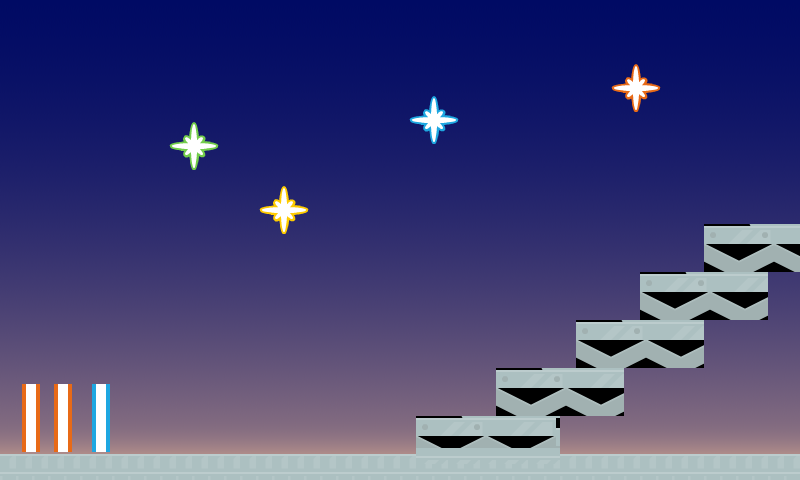

Tiled map render using the project's own tile images. Description and the map definition, with tile-layer contents summarised, below:
An orthogonal 50x30 tile map with 16x16 px tiles, 3 tile layers (Tile Layer 1, Tile Layer 2, Tile Layer 4), 2 tilesets and 53 objects (35x fixture, 18x object).

<map version="1.0" orientation="orthogonal" renderorder="right-down" width="50" height="30" tilewidth="16" tileheight="16" nextobjectid="60">
 <tileset firstgid="1" name="ice" tilewidth="16" tileheight="16">
  <image source="../assets/ice.png" width="640" height="480" />
 </tileset>
 <tileset firstgid="1201" name="sheet24" tilewidth="16" tileheight="16">
  <image source="../assets/sheet24.png" width="980" height="490" />
 </tileset>
 <layer name="Tile Layer 1" width="50" height="30">
  <data>[1500 cells, 1500 non-empty, 56 distinct tile ids]</data>
 </layer>
 <layer name="Tile Layer 2" width="50" height="30">
  <data>[1500 cells, 144 non-empty, 48 distinct tile ids]</data>
 </layer>
 <layer name="Tile Layer 4" width="50" height="30">
  <data>[1500 cells, 42 non-empty, 32 distinct tile ids]</data>
 </layer>
 <objectgroup name="Object Layer 1">
  <object id="1" name="ptiche1" type="object" x="650" y="250.333" width="36" height="23.3333">
   <properties>
    <property name="isSensor" value="true" />
    <property name="userData" value="qice" />
   </properties>
  </object>
  <object id="2" name="egg1point1" type="fixture" x="697.5" y="125.5" width="11" height="11">
   <properties>
    <property name="body" value="ptiche1" />
    <property name="isSensor" value="true" />
    <property name="userData" value="egg1point1" />
   </properties>
   <ellipse />
  </object>
  <object id="3" name="egg1point1" type="fixture" x="685.5" y="229.5" width="11" height="11">
   <properties>
    <property name="body" value="ptiche1" />
    <property name="isSensor" value="true" />
    <property name="userData" value="egg1point1" />
   </properties>
   <ellipse />
  </object>
  <object id="4" name="egg1point1" type="fixture" x="635.5" y="233.5" width="11" height="11">
   <properties>
    <property name="body" value="ptiche1" />
    <property name="isSensor" value="true" />
    <property name="userData" value="egg1point1" />
   </properties>
   <ellipse />
  </object>
  <object id="5" name="egg1point1" type="fixture" x="575.5" y="134.5" width="11" height="11">
   <properties>
    <property name="body" value="ptiche1" />
    <property name="isSensor" value="true" />
    <property name="userData" value="egg1point1" />
   </properties>
   <ellipse />
  </object>
  <object id="6" name="egg1point1" type="fixture" x="448.5" y="43.5" width="11" height="11">
   <properties>
    <property name="body" value="ptiche1" />
    <property name="isSensor" value="true" />
    <property name="userData" value="egg1point1" />
   </properties>
   <ellipse />
  </object>
  <object id="7" name="egg1point1" type="fixture" x="704.5" y="52.5" width="11" height="11">
   <properties>
    <property name="body" value="ptiche1" />
    <property name="isSensor" value="true" />
    <property name="userData" value="egg1point1" />
   </properties>
   <ellipse />
  </object>
  <object id="8" name="ptiche2" type="object" x="590" y="298.333" width="36" height="23.3333">
   <properties>
    <property name="isSensor" value="true" />
    <property name="userData" value="qice" />
   </properties>
  </object>
  <object id="9" name="egg1point1" type="fixture" x="644.5" y="133.5" width="11" height="11">
   <properties>
    <property name="body" value="ptiche2" />
    <property name="isSensor" value="true" />
    <property name="userData" value="egg1point1" />
   </properties>
   <ellipse />
  </object>
  <object id="10" name="egg1point1" type="fixture" x="621.5" y="278.5" width="11" height="11">
   <properties>
    <property name="body" value="ptiche2" />
    <property name="isSensor" value="true" />
    <property name="userData" value="egg1point1" />
   </properties>
   <ellipse />
  </object>
  <object id="11" name="egg1point1" type="fixture" x="570.5" y="279.5" width="11" height="11">
   <properties>
    <property name="body" value="ptiche2" />
    <property name="isSensor" value="true" />
    <property name="userData" value="egg1point1" />
   </properties>
   <ellipse />
  </object>
  <object id="12" name="egg1point1" type="fixture" x="495.5" y="117.5" width="11" height="11">
   <properties>
    <property name="body" value="ptiche2" />
    <property name="isSensor" value="true" />
    <property name="userData" value="egg1point1" />
   </properties>
   <ellipse />
  </object>
  <object id="13" name="egg1point1" type="fixture" x="399.5" y="62.5" width="11" height="11">
   <properties>
    <property name="body" value="ptiche2" />
    <property name="isSensor" value="true" />
    <property name="userData" value="egg1point1" />
   </properties>
   <ellipse />
  </object>
  <object id="14" name="egg1point1" type="fixture" x="679.5" y="42.5" width="11" height="11">
   <properties>
    <property name="body" value="ptiche2" />
    <property name="isSensor" value="true" />
    <property name="userData" value="egg1point1" />
   </properties>
   <ellipse />
  </object>
  <object id="15" name="ptiche3" type="object" x="511" y="347.333" width="36" height="23.3333">
   <properties>
    <property name="isSensor" value="true" />
    <property name="userData" value="qice" />
   </properties>
  </object>
  <object id="16" name="egg1point1" type="fixture" x="580.5" y="187.5" width="11" height="11">
   <properties>
    <property name="body" value="ptiche3" />
    <property name="isSensor" value="true" />
    <property name="userData" value="egg1point1" />
   </properties>
   <ellipse />
  </object>
  <object id="17" name="egg1point1" type="fixture" x="551.5" y="328.5" width="11" height="11">
   <properties>
    <property name="body" value="ptiche3" />
    <property name="isSensor" value="true" />
    <property name="userData" value="egg1point1" />
   </properties>
   <ellipse />
  </object>
  <object id="18" name="egg1point1" type="fixture" x="491.5" y="332.5" width="11" height="11">
   <properties>
    <property name="body" value="ptiche3" />
    <property name="isSensor" value="true" />
    <property name="userData" value="egg1point1" />
   </properties>
   <ellipse />
  </object>
  <object id="19" name="egg1point1" type="fixture" x="458.5" y="181.5" width="11" height="11">
   <properties>
    <property name="body" value="ptiche3" />
    <property name="isSensor" value="true" />
    <property name="userData" value="egg1point1" />
   </properties>
   <ellipse />
  </object>
  <object id="20" name="egg1point1" type="fixture" x="341.5" y="48.5" width="11" height="11">
   <properties>
    <property name="body" value="ptiche3" />
    <property name="isSensor" value="true" />
    <property name="userData" value="egg1point1" />
   </properties>
   <ellipse />
  </object>
  <object id="21" name="egg1point1" type="fixture" x="674.5" y="97.5" width="11" height="11">
   <properties>
    <property name="body" value="ptiche3" />
    <property name="isSensor" value="true" />
    <property name="userData" value="egg1point1" />
   </properties>
   <ellipse />
  </object>
  <object id="28" name="ptiche5" type="object" x="431" y="395.333" width="36" height="23.3333">
   <properties>
    <property name="isSensor" value="true" />
    <property name="userData" value="qice" />
   </properties>
  </object>
  <object id="29" name="egg1point1" type="fixture" x="510.5" y="203.5" width="11" height="11">
   <properties>
    <property name="body" value="ptiche5" />
    <property name="isSensor" value="true" />
    <property name="userData" value="egg1point1" />
   </properties>
   <ellipse />
  </object>
  <object id="30" name="egg1point1" type="fixture" x="470.5" y="367.5" width="11" height="11">
   <properties>
    <property name="body" value="ptiche5" />
    <property name="isSensor" value="true" />
    <property name="userData" value="egg1point1" />
   </properties>
   <ellipse />
  </object>
  </objectgroup>
</map>
<!-- 29 of 53 objects omitted -->
